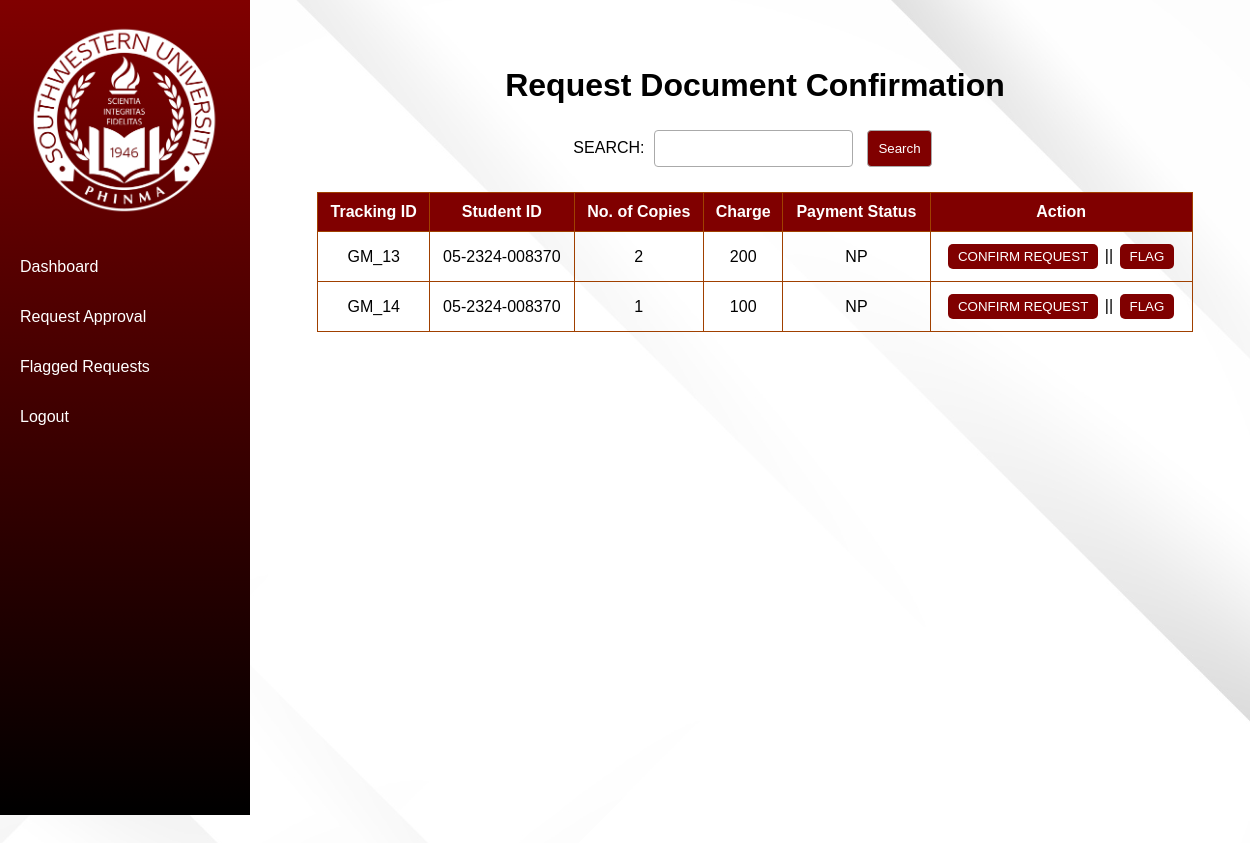
/acc_dean/dean_requests.php, run on the app's committed database.
### tables this page shows
CREATE TABLE `doc_request` (
  `id` int NOT NULL,
  `track_id` varchar(10) NOT NULL,
  `student_id` varchar(15) NOT NULL,
  `file_orf` text,
  `file_id` text,
  `copies` varchar(2) NOT NULL,
  `purpose` varchar(200) NOT NULL,
  `status_id` int NOT NULL,
  `dt_request` datetime NOT NULL,
  `file_pay` text,
  `status_pay` varchar(2) DEFAULT NULL,
  `auth_finance` varchar(10) DEFAULT NULL,
  `dt_payment` datetime DEFAULT NULL,
  `auth_dean` varchar(10) DEFAULT NULL,
  `dt_dean` datetime DEFAULT NULL,
  `auth_go` varchar(10) DEFAULT NULL,
  `dt_go` datetime DEFAULT NULL,
  `auth_sl` varchar(10) DEFAULT NULL,
  `dt_sl` datetime DEFAULT NULL
);

### acc_dean/dean_requests.php (the view, shortened to what this page needs)
<!DOCTYPE html>
<html lang="en">
<head>
</head>
<body>
    <div class="sidebar">
        <img src='../assets/logo1.png' alt='../assets/logo1.png' class="logo">
        <a href="./dean_dashboard.php">Dashboard</a>
        <a href="./dean_requests.php">Request Approval</a>
        <a href="./dean_flag_requests.php">Flagged Requests</a>
        <a href="./dean_logout.html"><span>Logout</span></a>
    </div>
    <center>
        <h1>Request Document Confirmation</h1>
        <div class="search-box">
            <form method='post'>
                SEARCH: <input type='text' name='txtsearch' value='<?php echo (isset($txtsearch) ? $txtsearch : ""); ?>'>
                <input type='submit' name='btnsearch' value="Search">
            </form>
        </div>
        <?php
        require_once '../connection.php';
        $sql = "SELECT * FROM doc_request WHERE (status_id = '4' OR status_id = '5')";
        $sql .= " ORDER BY track_id, student_id, status_pay, copies";
        $result = mysqli_query($con, $sql) or die("Error: " . mysqli_error($con));
        ?>
        <table>
            <thead>
                <tr>
                    <th>Tracking ID</th>
                    <th>Student ID</th>
                    <th>No. of Copies</th>
                    <th>Charge</th>
                    <th>Payment Status</th>
                    <th>Action</th>
                </tr>
            </thead>
            <tbody>
                <?php
                $cost = 100.00;
                if (mysqli_num_rows($result) == 0) {
                    echo "<tr><td colspan=9> NO RECORDS FOUND. Please add a record into the database.</td></tr>";
                } else {
                    while ($row = mysqli_fetch_array($result)) {
                        $track_id = $row['track_id'];
                        $student_id = $row['student_id'];
                        $copies = $row['copies'];
                        $charge = $copies*$cost;
                        $status = $row['status_pay'];
                        echo "<tr>";
                        echo "<td>$track_id</td>";
                        echo "<td>$student_id</td>";
                        echo "<td>$copies</td>";
                        echo "<td>$charge</td>";
                        echo "<td>$status</td>";
                        echo "<td><button class='edit-button' onclick='updateStatusClear($track_id)'>CONFIRM REQUEST</button>  ||  <button class='edit-button' onclick='updateStatusFlag($track_id)'>FLAG</button></td>";
                        echo "</tr>";
                    }
                }
                ?>
            </tbody>
        </table>
    </center>
</body>
</html>

### acc_dean/dean_requests.php (style rules this page uses)
body { font-family: Arial, sans-serif; justify-content: center; align-items: center; background-color: maroon; margin: 0; padding: 0; background-image: url('../assets/background2.png'); background-position: center; height: 1000px; margin-left: 220px; margin-right: -40px; margin-top: -28px; padding: 20px; }
.sidebar { width: 250px; height: 100vh; position: fixed; left: 0; top: 0; background: linear-gradient(to bottom, maroon, black); padding-top: 15px; overflow-y: auto; }
.sidebar img.logo { display: block; max-width: 80%; margin: 0 auto 20px; padding: 5px 0; }
.sidebar a { display: block; color: white; text-decoration: none; padding: 15px 20px; margin-bottom: 2px; transition: background-color 0.3s; }
.edit-button, .delete-button { display: inline-block; padding: 5px 10px; margin: 2px; border: none; border-radius: 5px; cursor: pointer; transition: background-color 0.3s; background-color: maroon; color: white; text-decoration: none; }
h1 { margin-top: 75px; }
a { color: white; text-decoration: none; padding: 5px 15px; display: inline-block; margin-right: 5px; }
table { width: 85%; margin: 20px auto; border-collapse: collapse; }
th, td { border: 1px solid #a04000; padding: 10px; text-align: center; }
th { background-color: #800000; color: white; }
.search-box { text-align: center; margin: 20px; }
input[type="text"], input[type="submit"] { padding: 10px; margin: 5px; border: 1px solid #aaa; border-radius: 4px; }
input[type="submit"] { background-color: #800000; color: white; cursor: pointer; }

### data on the page
doc_request: track "GM_13", student "05-2324-008370", copies "2", copies "200", status_pay "NP"
doc_request: track "GM_14", student "05-2324-008370", copies "1", copies "100", status_pay "NP"
